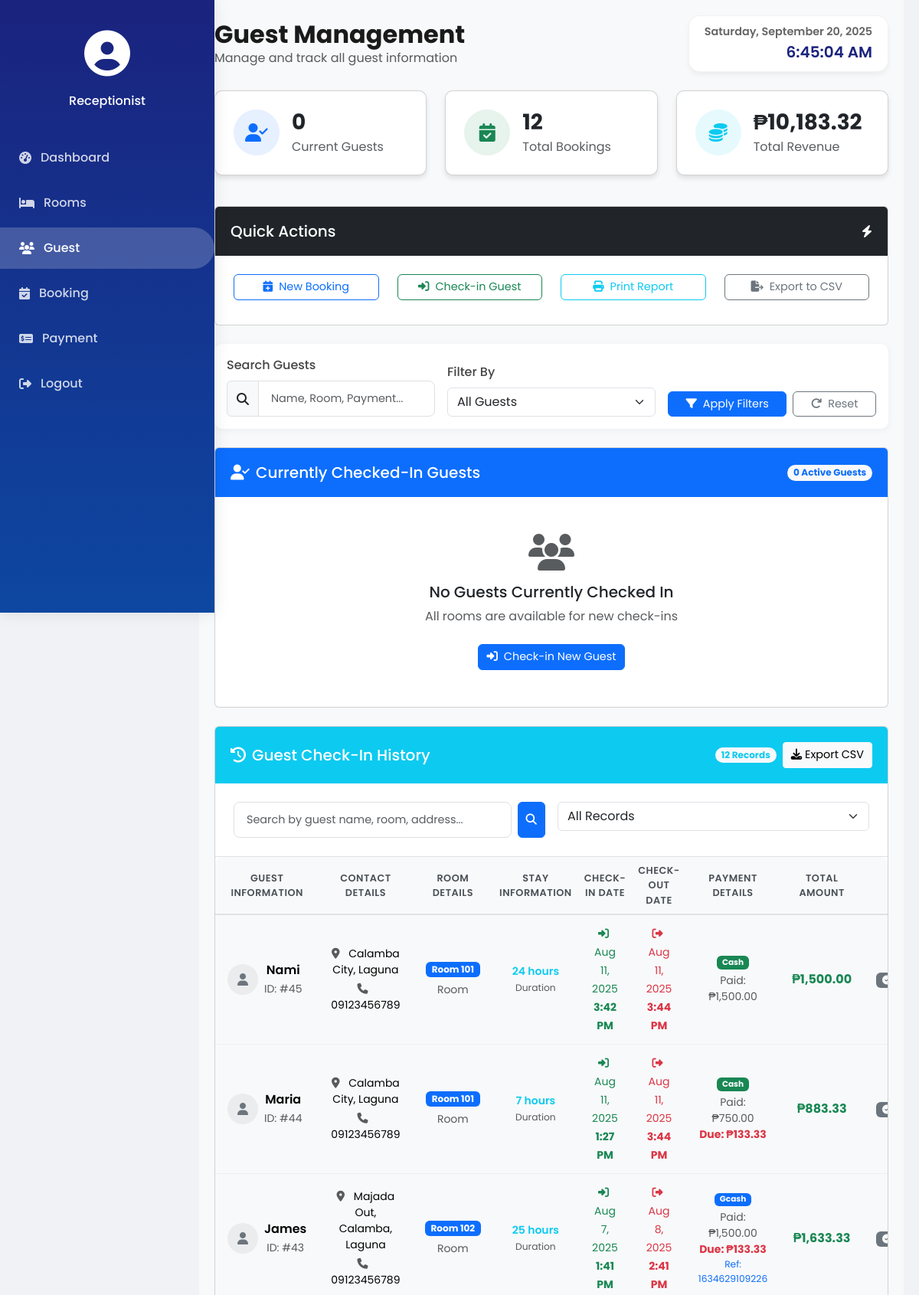
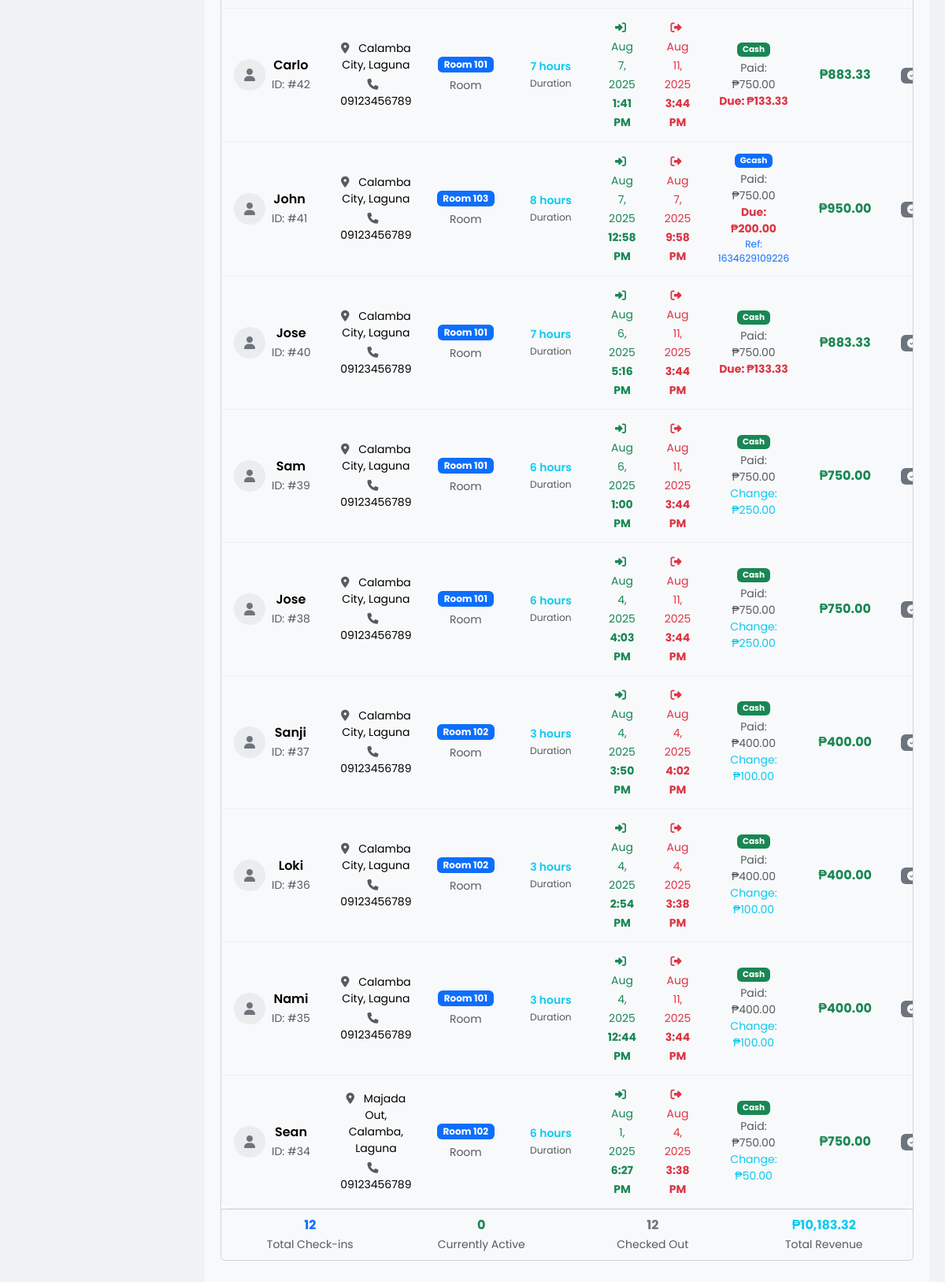
The page /receptionist-guest.php on the database its author committed (2 pictures, top to bottom).
### tables this page shows
CREATE TABLE IF NOT EXISTS `checkins` (
  `id` int NOT NULL AUTO_INCREMENT,
  `guest_name` varchar(100) NOT NULL,
  `address` varchar(255) NOT NULL,
  `telephone` varchar(15) NOT NULL,
  `room_number` int NOT NULL,
  `room_type` varchar(50) NOT NULL,
  `stay_duration` int NOT NULL,
  `total_price` decimal(10,2) NOT NULL,
  `amount_paid` decimal(10,2) NOT NULL,
  `change_amount` decimal(10,2) NOT NULL,
  `payment_mode` enum('cash','gcash') NOT NULL,
  `check_in_date` datetime NOT NULL,
  `check_out_date` datetime NOT NULL,
  `gcash_reference` varchar(100) DEFAULT NULL,
  `receptionist_id` int DEFAULT NULL,
  PRIMARY KEY (`id`),
  KEY `room_number` (`room_number`),
  CONSTRAINT `checkins_ibfk_1` FOREIGN KEY (`room_number`) REFERENCES `rooms` (`room_number`)
);

### receptionist-guest.php (the view, shortened to what the rows shown need)
<?php
require_once 'database.php';
$history_sql = "SELECT
    id,
    guest_name,
    address,
    telephone,
    room_number,
    room_type,
    stay_duration,
    total_price,
    amount_paid,
    change_amount,
    payment_mode,
    check_in_date,
    check_out_date,
    gcash_reference,
    receptionist_id
FROM checkins WHERE 1=1";
$history_sql .= " ORDER BY check_in_date DESC";
$history_guests = $conn->query($history_sql);
?>
<!DOCTYPE html>
<html lang="en">
<head>
  <link href="https://cdn.jsdelivr.net/npm/bootstrap@5.3.0/dist/css/bootstrap.min.css" rel="stylesheet">
  <link href="https://cdnjs.cloudflare.com/ajax/libs/font-awesome/6.4.2/css/all.min.css" rel="stylesheet">
  <link href="style.css" rel="stylesheet">
</head>
<body>
<div class="content">
<div class="d-flex justify-content-between align-items-center mb-4">
  <div>
    <h2 class="fw-bold mb-0">Guest Management</h2>
  </div>
</div>
<div class="container-fluid px-0">
<div class="card mb-4">
  <div class="card-body p-0">
    <?php if ($history_guests->num_rows > 0): ?>
      <div class="table-responsive">
        <table class="table table-hover mb-0">
          <thead class="table-light">
            <tr>
              <th>Guest Information</th>
              <th>Contact Details</th>
              <th>Room Details</th>
              <th>Stay Information</th>
              <th>Check-In Date</th>
              <th>Check-Out Date</th>
              <th>Payment Details</th>
              <th>Total Amount</th>
              <th class="no-print">Status</th>
            </tr>
          </thead>
          <tbody>
            <?php while ($row = $history_guests->fetch_assoc()):
              $checkout_date = new DateTime($row['check_out_date'] ?? 'now');
              $checkin_date = new DateTime($row['check_in_date'] ?? 'now');
              $is_checked_out = $checkout_date <= new DateTime();
              $is_active = new DateTime() >= $checkin_date && new DateTime() < $checkout_date;
            ?>
            <tr class="<?= $is_active ? 'table-success' : ($is_checked_out ? 'table-light' : '') ?>">
              <td>
                <div class="d-flex align-items-center">
                  <div class="avatar-sm bg-<?= $is_active ? 'success' : 'secondary' ?> bg-opacity-10 text-<?= $is_active ? 'success' : 'secondary' ?> rounded-circle me-2 d-flex align-items-center justify-content-center" style="width: 40px; height: 40px;">
                    <i class="fas fa-user"></i>
                  </div>
                  <div>
                    <div class="fw-semibold"><?= htmlspecialchars($row['guest_name'] ?? 'Guest') ?></div>
                    <small class="text-muted">ID: #<?= $row['id'] ?? 'N/A' ?></small>
                  </div>
                </div>
              </td>
              <td>
                <div class="small">
                  <div class="mb-1">
                    <i class="fas fa-map-marker-alt me-2 text-muted"></i>
                    <?= htmlspecialchars($row['address'] ?? 'No address') ?>
                  </div>
                  <div>
                    <i class="fas fa-phone me-2 text-muted"></i>
                    <?= htmlspecialchars($row['telephone'] ?? 'No contact') ?>
                  </div>
                </div>
              </td>
              <td>
                <span class="badge bg-primary text-white mb-1">Room <?= htmlspecialchars($row['room_number'] ?? 'N/A') ?></span><br>
                <small class="text-muted"><?= ucfirst($row['room_type'] ?? 'Standard') ?> Room</small>
              </td>
              <td>
                <div class="small">
                  <div class="fw-semibold text-info"><?= htmlspecialchars($row['stay_duration'] ?? 'N/A') ?> hours</div>
                  <small class="text-muted">Duration</small>
                </div>
              </td>
              <td>
                <small class="text-success">
                  <i class="fas fa-sign-in-alt me-1"></i>
                  <?= $checkin_date->format('M j, Y') ?><br>
                  <span class="fw-bold"><?= $checkin_date->format('g:i A') ?></span>
                </small>
              </td>
              <td>
                <small class="text-<?= $is_checked_out ? 'danger' : 'warning' ?>">
                  <i class="fas fa-sign-out-alt me-1"></i>
                  <?= $checkout_date->format('M j, Y') ?><br>
                  <span class="fw-bold"><?= $checkout_date->format('g:i A') ?></span>
                </small>
              </td>
              <td>
                <div class="small">
                  <span class="badge bg-<?= strtolower($row['payment_mode'] ?? 'cash') === 'cash' ? 'success' : 'primary' ?> mb-1">
                    <?= ucfirst($row['payment_mode'] ?? 'Cash') ?>
                  </span><br>
                  <div class="text-muted">Paid: ₱<?= number_format($row['amount_paid'] ?? 0, 2) ?></div>
                  <?php
                  $balance = ($row['total_price'] ?? 0) - ($row['amount_paid'] ?? 0);
                  if ($balance > 0):
                  ?>
                  <div class="text-danger fw-bold">Due: ₱<?= number_format($balance, 2) ?></div>
                  <?php elseif (($row['change_amount'] ?? 0) > 0): ?>
                  <div class="text-info">Change: ₱<?= number_format($row['change_amount'], 2) ?></div>
                  <?php endif; ?>
                  <?php if (!empty($row['gcash_reference'])): ?>
                  <div class="text-primary small">Ref: <?= htmlspecialchars($row['gcash_reference']) ?></div>
                  <?php endif; ?>
                </div>
              </td>
              <td class="fw-bold text-success">₱<?= number_format($row['total_price'] ?? 0, 2) ?></td>
              <td class="no-print">
                <?php if ($is_active): ?>
                  <span class="badge bg-success">
                    <i class="fas fa-clock me-1"></i>Active
                  </span>
                <?php elseif ($is_checked_out): ?>
                  <span class="badge bg-secondary">
                    <i class="fas fa-check-circle me-1"></i>Checked Out
                  </span>
                <?php else: ?>
                  <span class="badge bg-warning">
                    <i class="fas fa-hourglass-half me-1"></i>Scheduled
                  </span>
                <?php endif; ?>
              </td>
            </tr>
            <?php endwhile; ?>
          </tbody>
        </table>
      </div>
    <?php endif; ?>
  </div>
</div>
</div>
</div>
</body>
</html>

### rows shown on the page
checkins: guest_name "Nami", id "45", address "Calamba City, Laguna", telephone "09123456789", room_number "101", stay_duration "24", check_in_date "Aug 11, 2025", check_in_date "3:42 PM", check_out_date "Aug 11, 2025", check_out_date "3:44 PM", payment_mode "Cash", amount_paid "1,500.00", total_price "1,500.00"
checkins: guest_name "Maria", id "44", address "Calamba City, Laguna", telephone "09123456789", room_number "101", stay_duration "7", check_in_date "Aug 11, 2025", check_in_date "1:27 PM", check_out_date "Aug 11, 2025", check_out_date "3:44 PM", payment_mode "Cash", amount_paid "750.00", balance "133.33", total_price "883.33"
checkins: guest_name "James", id "43", address "Majada Out, Calamba, Laguna", telephone "09123456789", room_number "102", stay_duration "25", check_in_date "Aug 7, 2025", check_in_date "1:41 PM", check_out_date "Aug 8, 2025", check_out_date "2:41 PM", payment_mode "Gcash", amount_paid "1,500.00", balance "133.33", gcash_reference "1634629109226", total_price "1,633.33"
checkins: guest_name "Carlo", id "42", address "Calamba City, Laguna", telephone "09123456789", room_number "101", stay_duration "7", check_in_date "Aug 7, 2025", check_in_date "1:41 PM", check_out_date "Aug 11, 2025", check_out_date "3:44 PM", payment_mode "Cash", amount_paid "750.00", balance "133.33", total_price "883.33"
checkins: guest_name "John", id "41", address "Calamba City, Laguna", telephone "09123456789", room_number "103", stay_duration "8", check_in_date "Aug 7, 2025", check_in_date "12:58 PM", check_out_date "Aug 7, 2025", check_out_date "9:58 PM", payment_mode "Gcash", amount_paid "750.00", balance "200.00", gcash_reference "1634629109226", total_price "950.00"
checkins: guest_name "Jose", id "40", address "Calamba City, Laguna", telephone "09123456789", room_number "101", stay_duration "7", check_in_date "Aug 6, 2025", check_in_date "5:16 PM", check_out_date "Aug 11, 2025", check_out_date "3:44 PM", payment_mode "Cash", amount_paid "750.00", balance "133.33", total_price "883.33"
checkins: guest_name "Sam", id "39", address "Calamba City, Laguna", telephone "09123456789", room_number "101", stay_duration "6", check_in_date "Aug 6, 2025", check_in_date "1:00 PM", check_out_date "Aug 11, 2025", check_out_date "3:44 PM", payment_mode "Cash", amount_paid "750.00", change_amount "250.00", total_price "750.00"
checkins: guest_name "Jose", id "38", address "Calamba City, Laguna", telephone "09123456789", room_number "101", stay_duration "6", check_in_date "Aug 4, 2025", check_in_date "4:03 PM", check_out_date "Aug 11, 2025", check_out_date "3:44 PM", payment_mode "Cash", amount_paid "750.00", change_amount "250.00", total_price "750.00"
checkins: guest_name "Sanji", id "37", address "Calamba City, Laguna", telephone "09123456789", room_number "102", stay_duration "3", check_in_date "Aug 4, 2025", check_in_date "3:50 PM", check_out_date "Aug 4, 2025", check_out_date "4:02 PM", payment_mode "Cash", amount_paid "400.00", change_amount "100.00", total_price "400.00"
checkins: guest_name "Loki", id "36", address "Calamba City, Laguna", telephone "09123456789", room_number "102", stay_duration "3", check_in_date "Aug 4, 2025", check_in_date "2:54 PM", check_out_date "Aug 4, 2025", check_out_date "3:38 PM", payment_mode "Cash", amount_paid "400.00", change_amount "100.00", total_price "400.00"
checkins: guest_name "Nami", id "35", address "Calamba City, Laguna", telephone "09123456789", room_number "101", stay_duration "3", check_in_date "Aug 4, 2025", check_in_date "12:44 PM", check_out_date "Aug 11, 2025", check_out_date "3:44 PM", payment_mode "Cash", amount_paid "400.00", change_amount "100.00", total_price "400.00"
checkins: guest_name "Sean", id "34", address "Majada Out, Calamba, Laguna", telephone "09123456789", room_number "102", stay_duration "6", check_in_date "Aug 1, 2025", check_in_date "6:27 PM", check_out_date "Aug 4, 2025", check_out_date "3:38 PM", payment_mode "Cash", amount_paid "750.00", change_amount "50.00", total_price "750.00"

### other values the page prints
$currently_checked_in "0"
$total_bookings "12"
$total_revenue "10,183.32"
$current_guests->num_rows "0"
$history_guests->num_rows "12"
$total_checkins "12"
$current_checkins "0"
$past_checkins "12"
$total_revenue_checkins "10,183.32"
